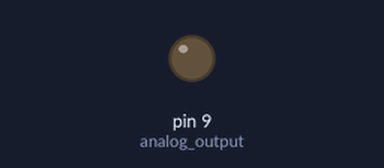
Simulated run of this sketch. Board: Arduino Uno, built with avr-gcc and run on an emulated ATmega328P. Parts: output pins drawn as LEDs (lit = HIGH).

Above: at 0.05 s.
At 2.0 s:
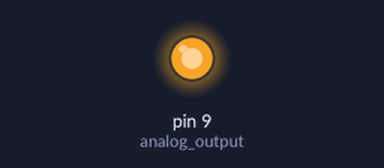
Timing chart, 0 to 4.6 s (numbered marks = the images above):
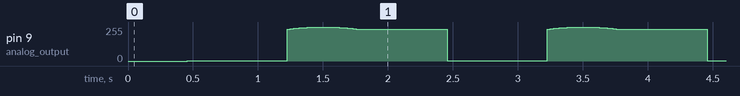

The sketch:

LED_breathing.ino
```cpp
// LED breathing using analog input (PWM)
#include <math.h>

void setup()
{
  pinMode(9, OUTPUT); // analog output
}

void loop()
{
  float val = (exp(sin(millis()/1000.0*PI)) - 0.36787944)*108.0;
  analogWrite(9, 255 - val);
}
```
